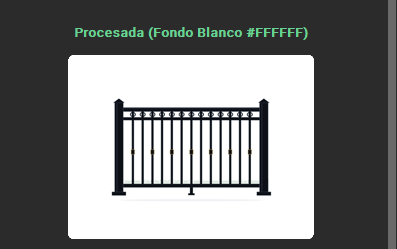
#> input picture data/reference_catalog_style.png, 397 x 249 px
$ python -i image_processor.py   (imports and definitions only)
#> lines starting #> are read from the running program, lines starting #| are printed output that depends on the picture; after the words box and inside, x2 and y2 are one past the last pixel; in counts of white or black regions, pixels touching at a corner belong together
#> further down, picture is the input picture: shape (249, 397, 3); mean B, G, R 129.8, 130, 128.7
"""
Image processing module for NJ Fence and Railing Catalog Studio.
Isolates railings/fences from raw photographs and mounts them on a pure white (#FFFFFF)
catalog background with high-resolution studio framing and contrast enhancement.
"""

from __future__ import annotations

from collections import deque
from pathlib import Path
from typing import Tuple

import numpy as np
from PIL import Image, ImageDraw, ImageEnhance, ImageFilter, ImageOps


PURE_WHITE = (255, 255, 255)


def _border_flood_background_mask(rgb_arr: np.ndarray, tolerance: float = 42.0) -> np.ndarray:
    """
    Detect background connected to the outer borders of the photograph using
    border color sampling + breadth-first flood fill in RGB space, combined with
    local gradient protection so thin railing pickets and posts are never erased.
    Returns a float alpha mask in [0.0, 1.0] where 1.0 = foreground railing.
    """
#> called with tolerance = 42
    h, w, _ = rgb_arr.shape
#> h = 249; w = 397
    work_scale = 1.0
    if max(h, w) > 640:
        work_scale = 640.0 / float(max(h, w))
        small_w = max(32, int(w * work_scale))
        small_h = max(32, int(h * work_scale))
        small_img = Image.fromarray(rgb_arr).resize((small_w, small_h), Image.Resampling.BILINEAR)
        arr = np.asarray(small_img, dtype=np.float32)
    else:
        arr = rgb_arr.astype(np.float32)

    sh, sw, _ = arr.shape
#> sh = 249; sw = 397

    # Sample border strips (top, left, right, and corners)
    top_strip = arr[0:max(2, sh // 20), :, :].reshape(-1, 3)
    left_strip = arr[:, 0:max(2, sw // 20), :].reshape(-1, 3)
    right_strip = arr[:, sw - max(2, sw // 20):sw, :].reshape(-1, 3)
    border_samples = np.concatenate([top_strip, left_strip, right_strip], axis=0)
    bg_median = np.median(border_samples, axis=0)
#> bg_median = [43, 43, 43]

    # Compute Euclidean distance in RGB from dominant border background color
    dist_global = np.linalg.norm(arr - bg_median[None, None, :], axis=2)
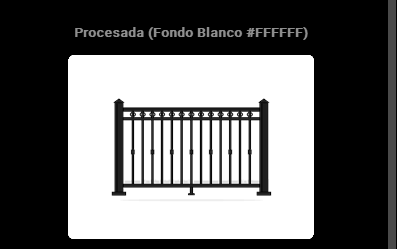
#> dist_global: shape (249, 397) float32; min 0, max 367.2, mean 153.4; drawn with min black and max white

    # Compute local edge magnitude so strong railing edges act as flood barriers
    gx = np.linalg.norm(np.diff(arr, axis=1, prepend=arr[:, :1, :]), axis=2)
    gy = np.linalg.norm(np.diff(arr, axis=0, prepend=arr[:1, :, :]), axis=2)
    edge_mag = np.hypot(gx, gy)
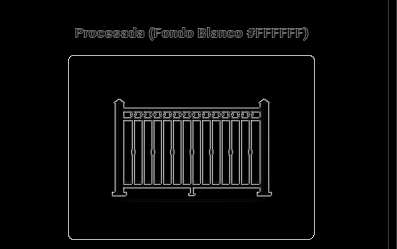
#> edge_mag: shape (249, 397) float32; min 0, max 508.4, mean 18.7; drawn with min black and max white

    visited = np.zeros((sh, sw), dtype=bool)
    is_bg = np.zeros((sh, sw), dtype=bool)
    queue: deque[Tuple[int, int]] = deque()

    # Seed from all 4 borders where color is reasonably close to border distribution
    seed_tol = tolerance * 1.35
    for x in range(sw):
        for y in (0, sh - 1):
            if dist_global[y, x] <= seed_tol:
                visited[y, x] = True
                is_bg[y, x] = True
                queue.append((y, x))
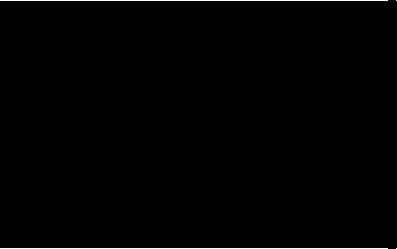
#> is_bg: shape (249, 397) bool; 0.79% white in thin lines or dots
    for y in range(sh):
        for x in (0, sw - 1):
            if not visited[y, x] and dist_global[y, x] <= seed_tol:
                visited[y, x] = True
                is_bg[y, x] = True
                queue.append((y, x))
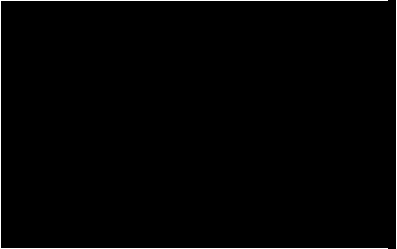
#> is_bg: shape (249, 397) bool; 1.3% white in thin lines or dots

    step_limit = 22.0
    edge_barrier = 34.0

    while queue:
        cy, cx = queue.popleft()
        cur_color = arr[cy, cx]
        for ny, nx in ((cy - 1, cx), (cy + 1, cx), (cy, cx - 1), (cy, cx + 1)):
            if 0 <= ny < sh and 0 <= nx < sw and not visited[ny, nx]:
                visited[ny, nx] = True
                if edge_mag[ny, nx] > edge_barrier and dist_global[ny, nx] > tolerance * 0.7:
                    continue
                step_dist = float(np.linalg.norm(arr[ny, nx] - cur_color))
                if dist_global[ny, nx] <= tolerance or (
                    step_dist <= step_limit and dist_global[ny, nx] <= tolerance * 1.45
                ):
                    is_bg[ny, nx] = True
                    queue.append((ny, nx))
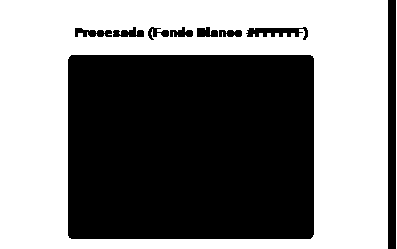
#> is_bg: shape (249, 397) bool; 50.8% white; 9 black regions, largest, box (x1, y1, x2, y2) and area: (68, 55, 314, 239) 45240, (388, 0, 396, 249) 1992, (246, 27, 308, 40) 424
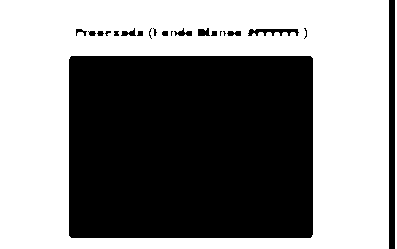
#> visited: shape (249, 397) bool; 52.8% white; 21 black regions (7 under 20 px), largest, box (x1, y1, x2, y2) and area: (69, 56, 313, 238) 44394, (389, 0, 395, 249) 1494, (248, 29, 299, 36) 221

    # Also remove interior holes between railing pickets if they closely match the background color
    # and have low edge gradient (critical for fence/railing balusters!)
    between_pickets_bg = (dist_global <= (tolerance * 0.88)) & (edge_mag < edge_barrier * 0.85)
#> between_pickets_bg: shape (249, 397) bool; 50.1% white; 6 black regions, box (x1, y1, x2, y2) and area: (68, 55, 315, 240) 45328, (388, 0, 397, 249) 2241, (75, 27, 145, 38) 533, (246, 27, 309, 41) 498, (197, 27, 243, 38) 378, (148, 27, 194, 41) 371
    combined_bg = is_bg | between_pickets_bg
#> combined_bg: shape (249, 397) bool; 51.2% white; 9 black regions, largest, box (x1, y1, x2, y2) and area: (68, 55, 314, 239) 44901, (388, 0, 396, 249) 1992, (246, 27, 308, 40) 393

    fg_mask_small = (~combined_bg).astype(np.float32) * 255.0

    # Safety fallback: if foreground is < 3% of image, keep full image
    if np.mean(fg_mask_small > 127) < 0.03:
        fg_mask_small[:, :] = 255.0

    mask_img = Image.fromarray(fg_mask_small.astype(np.uint8), mode="L")
    if (sw, sh) != (w, h):
        mask_img = mask_img.resize((w, h), Image.Resampling.BILINEAR)
    # Soft feathering for clean anti-aliased edges on white background
    mask_img = mask_img.filter(ImageFilter.GaussianBlur(radius=1.1))
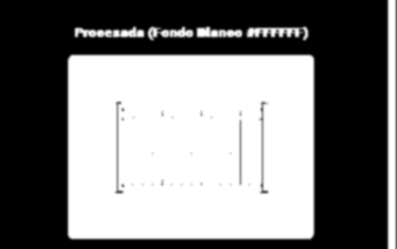
#> mask_img: PIL image 397x249 L; min 0, max 255, mean 124.5
    return np.asarray(mask_img, dtype=np.float32) / 255.0


# [316 lines left out: functions process_photo_to_white_background, create_sample_railing_photo, not called in this run]

>>> import cv2
>>> picture = cv2.imread('../data/reference_catalog_style.png')
>>> result = _border_flood_background_mask(picture)
